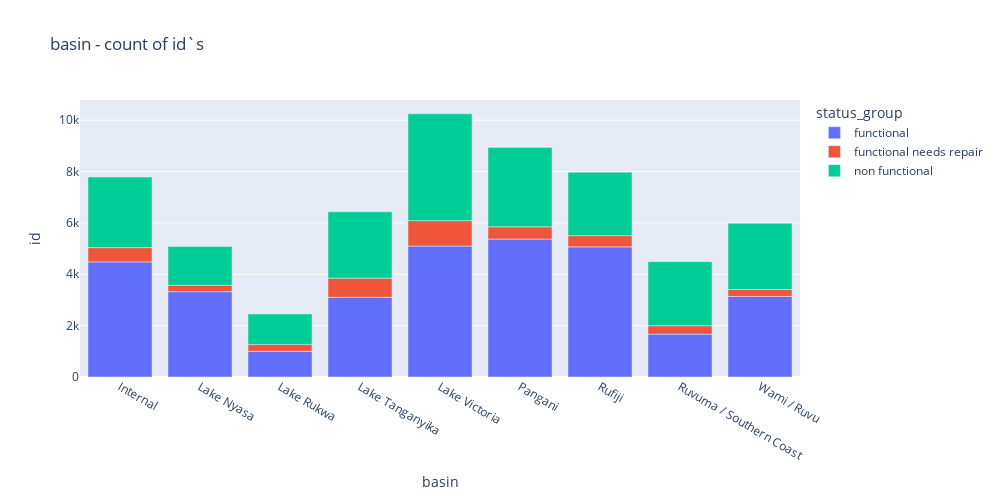
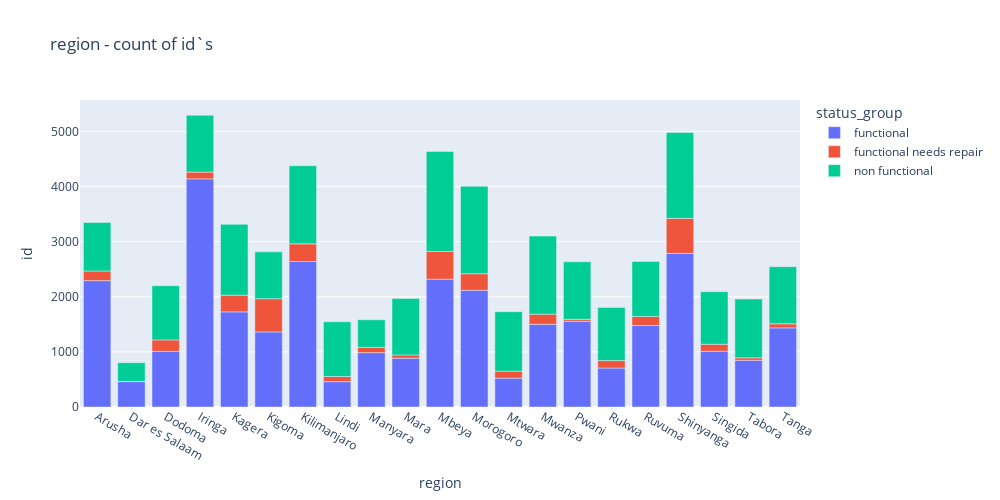
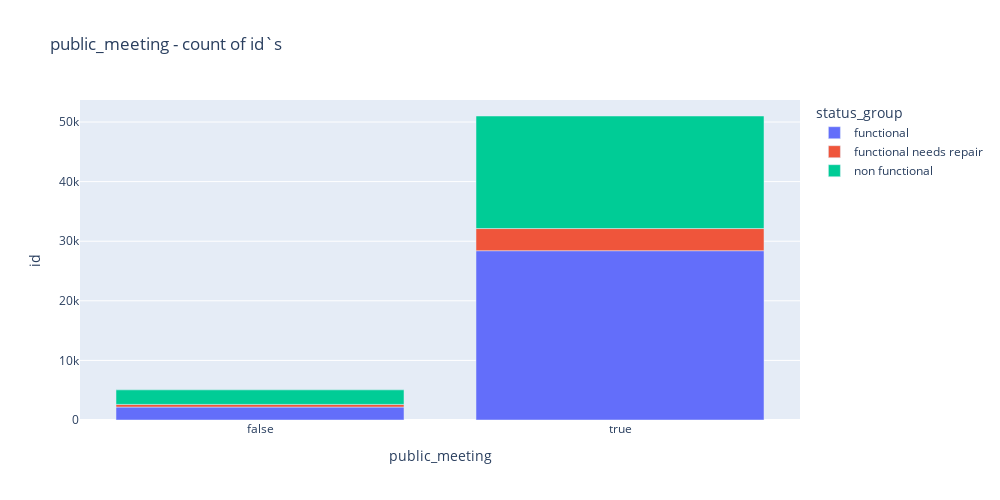
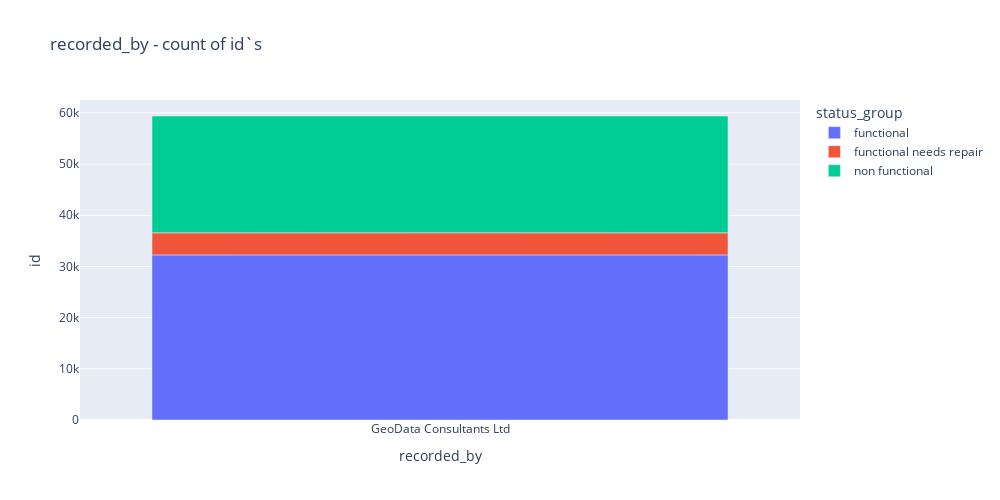

Notebook code cell kept with these figures, in order:
### Code cell
for col in categorical_columns:
    if len(df_train[col].unique()) > 25:
        continue
    temp = df_train.groupby([col, TARGET]).count()[ID].reset_index()
    fig = px.bar(temp, x=col, y=ID, color=TARGET, title=f"{col} - count of id`s",width=1000, height=500)
    fig.show()
del temp

### Figure 1 — Plotly figure (JSON) as saved in the notebook; plotly's stock layout.template omitted (floating-point values rounded to 4 significant figures)
{"data": [{"alignmentgroup": "True", "hovertemplate": "status_group=functional<br>basin=%{x}<br>id=%{y}<extra></extra>", "legendgroup": "functional", "marker": {"color": "#636efa"}, "name": "functional", "offsetgroup": "functional", "orientation": "v", "showlegend": true, "textposition": "auto", "type": "bar", "x": ["Internal", "Lake Nyasa", "Lake Rukwa", "Lake Tanganyika", "Lake Victoria", "Pangani", "Rufiji", "Ruvuma / Southern Coast", "Wami / Ruvu"], "xaxis": "x", "y": [4482, 3324, 1000, 3107, 5100, 5372, 5068, 1670, 3136], "yaxis": "y"}, {"alignmentgroup": "True", "hovertemplate": "status_group=functional needs repair<br>basin=%{x}<br>id=%{y}<extra></extra>", "legendgroup": "functional needs repair", "marker": {"color": "#EF553B"}, "name": "functional needs repair", "offsetgroup": "functional needs repair", "orientation": "v", "showlegend": true, "textposition": "auto", "type": "bar", "x": ["Internal", "Lake Nyasa", "Lake Rukwa", "Lake Tanganyika", "Lake Victoria", "Pangani", "Rufiji", "Ruvuma / Southern Coast", "Wami / Ruvu"], "xaxis": "x", "y": [557, 250, 270, 742, 989, 477, 437, 326, 269], "yaxis": "y"}, {"alignmentgroup": "True", "hovertemplate": "status_group=non functional<br>basin=%{x}<br>id=%{y}<extra></extra>", "legendgroup": "non functional", "marker": {"color": "#00cc96"}, "name": "non functional", "offsetgroup": "non functional", "orientation": "v", "showlegend": true, "textposition": "auto", "type": "bar", "x": ["Internal", "Lake Nyasa", "Lake Rukwa", "Lake Tanganyika", "Lake Victoria", "Pangani", "Rufiji", "Ruvuma / Southern Coast", "Wami / Ruvu"], "xaxis": "x", "y": [2746, 1511, 1184, 2583, 4159, 3091, 2471, 2497, 2582], "yaxis": "y"}], "layout": {"barmode": "relative", "height": 500, "legend": {"title": {"text": "status_group"}, "tracegroupgap": 0}, "title": {"text": "basin - count of id`s"}, "width": 1000, "xaxis": {"anchor": "y", "domain": [0, 1], "title": {"text": "basin"}}, "yaxis": {"anchor": "x", "domain": [0, 1], "title": {"text": "id"}}}}

### Figure 2 — Plotly figure (JSON) as saved in the notebook; plotly's stock layout.template omitted (floating-point values rounded to 4 significant figures)
{"data": [{"alignmentgroup": "True", "hovertemplate": "status_group=functional<br>region=%{x}<br>id=%{y}<extra></extra>", "legendgroup": "functional", "marker": {"color": "#636efa"}, "name": "functional", "offsetgroup": "functional", "orientation": "v", "showlegend": true, "textposition": "auto", "type": "bar", "x": ["Arusha", "Dar es Salaam", "Dodoma", "Iringa", "Kagera", "Kigoma", "Kilimanjaro", "Lindi", "Manyara", "Mara", "Mbeya", "Morogoro", "Mtwara", "Mwanza", "Pwani", "Rukwa", "Ruvuma", "Shinyanga", "Singida", "Tabora", "Tanga"], "xaxis": "x", "y": [2294, 461, 1009, 4141, 1727, 1363, 2640, 460, 987, 886, 2319, 2119, 524, 1502, 1556, 707, 1480, 2789, 1011, 848, 1436], "yaxis": "y"}, {"alignmentgroup": "True", "hovertemplate": "status_group=functional needs repair<br>region=%{x}<br>id=%{y}<extra></extra>", "legendgroup": "functional needs repair", "marker": {"color": "#EF553B"}, "name": "functional needs repair", "offsetgroup": "functional needs repair", "orientation": "v", "showlegend": true, "textposition": "auto", "type": "bar", "x": ["Arusha", "Dar es Salaam", "Dodoma", "Iringa", "Kagera", "Kigoma", "Kilimanjaro", "Lindi", "Manyara", "Mara", "Mbeya", "Morogoro", "Mtwara", "Mwanza", "Pwani", "Rukwa", "Ruvuma", "Shinyanga", "Singida", "Tabora", "Tanga"], "xaxis": "x", "y": [175, 3, 209, 123, 304, 603, 322, 93, 96, 60, 504, 300, 126, 183, 36, 135, 164, 635, 128, 45, 73], "yaxis": "y"}, {"alignmentgroup": "True", "hovertemplate": "status_group=non functional<br>region=%{x}<br>id=%{y}<extra></extra>", "legendgroup": "non functional", "marker": {"color": "#00cc96"}, "name": "non functional", "offsetgroup": "non functional", "orientation": "v", "showlegend": true, "textposition": "auto", "type": "bar", "x": ["Arusha", "Dar es Salaam", "Dodoma", "Iringa", "Kagera", "Kigoma", "Kilimanjaro", "Lindi", "Manyara", "Mara", "Mbeya", "Morogoro", "Mtwara", "Mwanza", "Pwani", "Rukwa", "Ruvuma", "Shinyanga", "Singida", "Tabora", "Tanga"], "xaxis": "x", "y": [881, 341, 983, 1030, 1285, 850, 1417, 993, 500, 1023, 1816, 1587, 1080, 1417, 1043, 966, 996, 1558, 954, 1066, 1038], "yaxis": "y"}], "layout": {"barmode": "relative", "height": 500, "legend": {"title": {"text": "status_group"}, "tracegroupgap": 0}, "title": {"text": "region - count of id`s"}, "width": 1000, "xaxis": {"anchor": "y", "domain": [0, 1], "title": {"text": "region"}}, "yaxis": {"anchor": "x", "domain": [0, 1], "title": {"text": "id"}}}}

### Figure 3 — Plotly figure (JSON) as saved in the notebook; plotly's stock layout.template omitted (floating-point values rounded to 4 significant figures)
{"data": [{"alignmentgroup": "True", "hovertemplate": "status_group=functional<br>public_meeting=%{x}<br>id=%{y}<extra></extra>", "legendgroup": "functional", "marker": {"color": "#636efa"}, "name": "functional", "offsetgroup": "functional", "orientation": "v", "showlegend": true, "textposition": "auto", "type": "bar", "x": [false, true], "xaxis": "x", "y": [2173, 28408], "yaxis": "y"}, {"alignmentgroup": "True", "hovertemplate": "status_group=functional needs repair<br>public_meeting=%{x}<br>id=%{y}<extra></extra>", "legendgroup": "functional needs repair", "marker": {"color": "#EF553B"}, "name": "functional needs repair", "offsetgroup": "functional needs repair", "orientation": "v", "showlegend": true, "textposition": "auto", "type": "bar", "x": [false, true], "xaxis": "x", "y": [442, 3719], "yaxis": "y"}, {"alignmentgroup": "True", "hovertemplate": "status_group=non functional<br>public_meeting=%{x}<br>id=%{y}<extra></extra>", "legendgroup": "non functional", "marker": {"color": "#00cc96"}, "name": "non functional", "offsetgroup": "non functional", "orientation": "v", "showlegend": true, "textposition": "auto", "type": "bar", "x": [false, true], "xaxis": "x", "y": [2440, 18884], "yaxis": "y"}], "layout": {"barmode": "relative", "height": 500, "legend": {"title": {"text": "status_group"}, "tracegroupgap": 0}, "title": {"text": "public_meeting - count of id`s"}, "width": 1000, "xaxis": {"anchor": "y", "domain": [0, 1], "title": {"text": "public_meeting"}}, "yaxis": {"anchor": "x", "domain": [0, 1], "title": {"text": "id"}}}}

### Figure 4 — Plotly figure (JSON) as saved in the notebook; plotly's stock layout.template omitted (floating-point values rounded to 4 significant figures)
{"data": [{"alignmentgroup": "True", "hovertemplate": "status_group=functional<br>recorded_by=%{x}<br>id=%{y}<extra></extra>", "legendgroup": "functional", "marker": {"color": "#636efa"}, "name": "functional", "offsetgroup": "functional", "orientation": "v", "showlegend": true, "textposition": "auto", "type": "bar", "x": ["GeoData Consultants Ltd"], "xaxis": "x", "y": [32259], "yaxis": "y"}, {"alignmentgroup": "True", "hovertemplate": "status_group=functional needs repair<br>recorded_by=%{x}<br>id=%{y}<extra></extra>", "legendgroup": "functional needs repair", "marker": {"color": "#EF553B"}, "name": "functional needs repair", "offsetgroup": "functional needs repair", "orientation": "v", "showlegend": true, "textposition": "auto", "type": "bar", "x": ["GeoData Consultants Ltd"], "xaxis": "x", "y": [4317], "yaxis": "y"}, {"alignmentgroup": "True", "hovertemplate": "status_group=non functional<br>recorded_by=%{x}<br>id=%{y}<extra></extra>", "legendgroup": "non functional", "marker": {"color": "#00cc96"}, "name": "non functional", "offsetgroup": "non functional", "orientation": "v", "showlegend": true, "textposition": "auto", "type": "bar", "x": ["GeoData Consultants Ltd"], "xaxis": "x", "y": [22824], "yaxis": "y"}], "layout": {"barmode": "relative", "height": 500, "legend": {"title": {"text": "status_group"}, "tracegroupgap": 0}, "title": {"text": "recorded_by - count of id`s"}, "width": 1000, "xaxis": {"anchor": "y", "domain": [0, 1], "title": {"text": "recorded_by"}}, "yaxis": {"anchor": "x", "domain": [0, 1], "title": {"text": "id"}}}}
